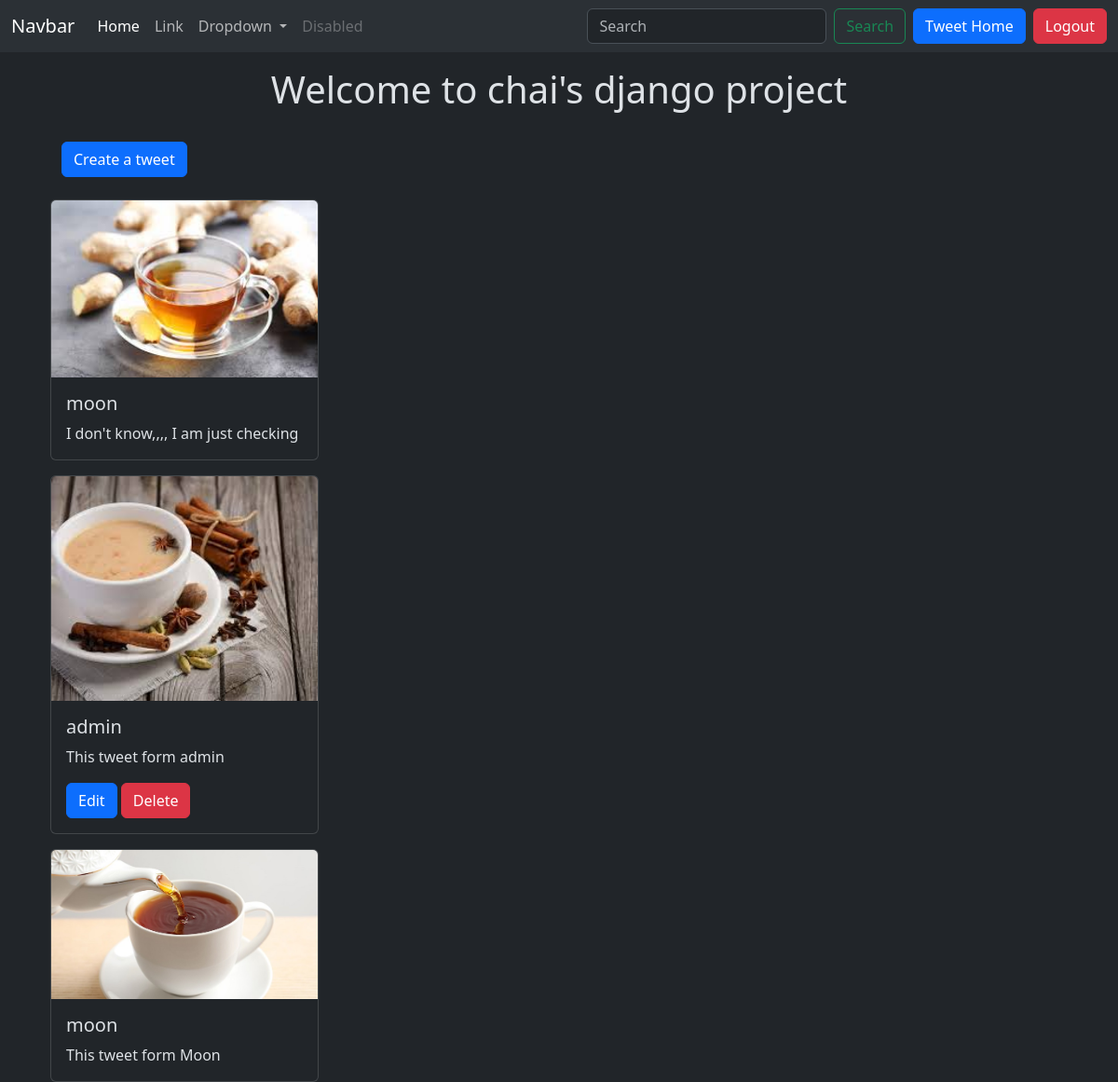
The page /tweet/ (signed in) on the database its author committed.
### tweet/models.py (models this page shows, shortened)
class Tweet(models.Model):
    user = models.ForeignKey(User, on_delete=models.CASCADE)
    text = models.TextField(max_length=240)
    photo = models.ImageField(upload_to = 'photos/', blank=True, null=True)
    created_at = models.DateTimeField(auto_now_add = True)
    updated_at = models.DateTimeField(auto_now=True)

### tweet/views.py (the view)
# urls.py: path('', views.tweet_list, name="tweet_list"),
def tweet_list(request):
    tweets = Tweet.objects.all().order_by('-created_at')
    return render(request, 'tweet/tweet_list.html', {'tweets': tweets})

### tweet/templates/tweet/tweet_list.html (shortened to what this page needs)
{% extends "layout.html" %}
{% block content %}
    <h1 class="text-center mt-3">Welcome to chai's django project</h1>
    <a class="btn btn-primary m-4" href="{% url 'tweet_create' %}">Create a tweet</a>
    <div class="container row gap-3">
        {% for tweet in tweets %}
            <div>
                <div class="card" style="width: 18rem;">
                    <img src="{{tweet.photo.url}}" class="card-img-top" alt="...">
                    <div class="card-body">
                      <h5 class="card-title">{{tweet.user.username}}</h5>
                      <p class="card-text">{{tweet.text}}</p>
                      {% if tweet.user == user %}
                      <a href="{% url 'tweet_edit' tweet.id %}" class="btn btn-primary">Edit</a>
                      <a href="{% url 'tweet_delete' tweet.id %}" class="btn btn-danger">Delete</a>
                      {% endif %}
                    </div>
                </div>
            </div>
        {% endfor %}
    </div>
{% endblock %}

### rows shown on the page
Tweet: photo (picture), user.username "moon", text "I don't know,,,, I am just checking"
Tweet: photo (picture), user.username "admin", text "This tweet form admin", shows "Edit"
Tweet: photo (picture), user.username "moon", text "This tweet form Moon"
